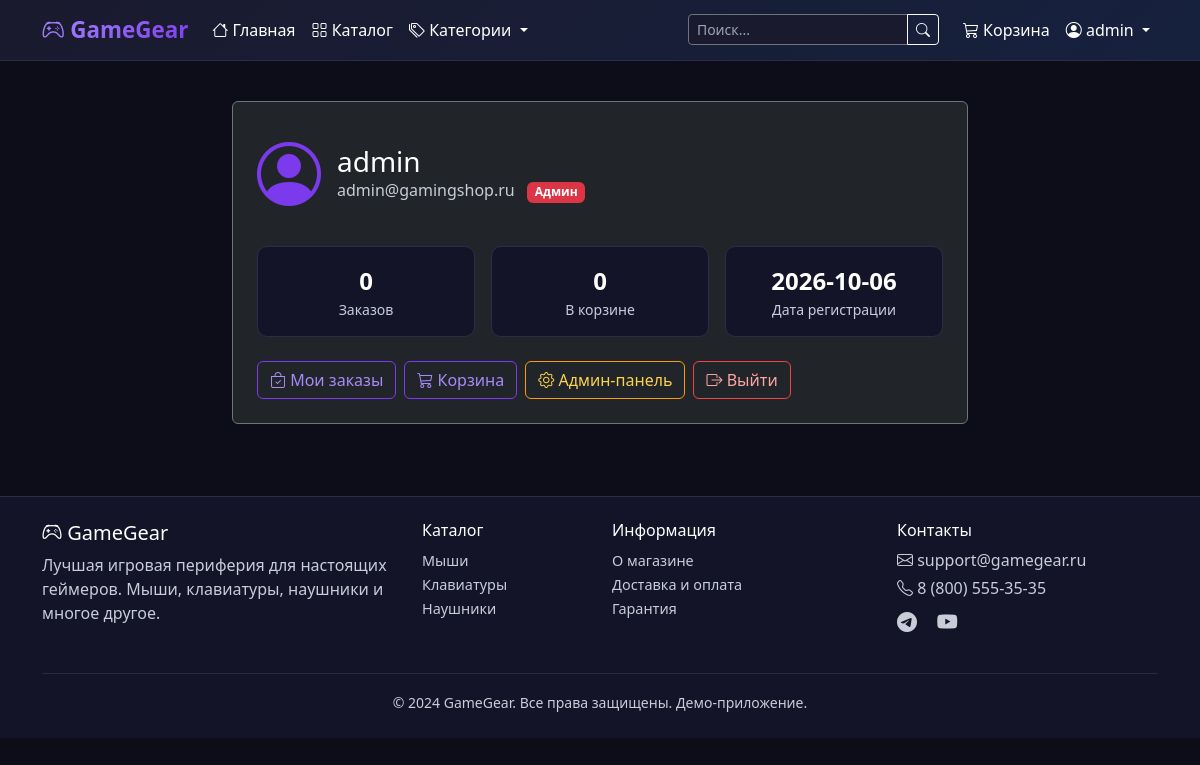
Screenshot of /profile (signed in) with the database file from the repository.
### tables this page shows
CREATE TABLE users (
    id INTEGER PRIMARY KEY AUTOINCREMENT,
    username TEXT UNIQUE NOT NULL,
    email TEXT UNIQUE NOT NULL,
    password_hash TEXT NOT NULL,
    is_admin INTEGER DEFAULT 0,
    is_active INTEGER DEFAULT 1,
    failed_logins INTEGER DEFAULT 0,
    locked_until TIMESTAMP,
    created_at TIMESTAMP DEFAULT CURRENT_TIMESTAMP
);

### routes/cart.py (the view)
@cart_bp.route('/profile')
@login_required
def profile():
    conn = get_db()
    user = conn.execute('SELECT * FROM users WHERE id = ?', (current_user.id,)).fetchone()
    order_count = conn.execute(
        'SELECT COUNT(*) FROM orders WHERE user_id = ?', (current_user.id,),
    ).fetchone()[0]
    cart_count = conn.execute(
        'SELECT COUNT(*) FROM cart WHERE user_id = ?', (current_user.id,),
    ).fetchone()[0]
    conn.close()
    return render_template('profile.html', user=user, order_count=order_count, cart_count=cart_count)

### database.py (called while the page is built)
def get_db():
    conn = sqlite3.connect(Config.DATABASE)
    conn.row_factory = sqlite3.Row
    conn.execute('PRAGMA foreign_keys = ON')
    return conn

### models.py (called while the page is built)
@login_manager.user_loader
def load_user(user_id):
    conn = get_db()
    user = conn.execute('SELECT * FROM users WHERE id = ?', (user_id,)).fetchone()
    conn.close()
    if user and user['is_active']:
        return User(
            user['id'], user['username'], user['email'],
            user['is_admin'], user['is_active'],
        )
    return None

    @property
    def is_active(self):
        return bool(self._is_active)

### templates/profile.html (shortened to what this page needs)
{% extends "base.html" %}
{% block content %}
<div class="container py-4">
    <div class="row justify-content-center">
        <div class="col-lg-8">
            <div class="card bg-dark border-secondary">
                <div class="card-body p-4">
                    <div class="d-flex align-items-center mb-4">
                        <div class="profile-avatar me-3">
                            <i class="bi bi-person-circle"></i>
                        </div>
                        <div>
                            <h3 class="mb-0">{{ user.username }}</h3>
                            <span class="text-muted">{{ user.email }}</span>
                            {% if user.is_admin %}
                            <span class="badge bg-danger ms-2">Админ</span>
                            {% endif %}
                        </div>
                    </div>
                    <div class="row g-3 mb-4">
                        <div class="col-md-4">
                            <div class="stat-box text-center">
                                <div class="stat-num">{{ order_count }}</div>
                                <div class="text-muted small">Заказов</div>
                            </div>
                        </div>
                        <div class="col-md-4">
                            <div class="stat-box text-center">
                                <div class="stat-num">{{ cart_count }}</div>
                                <div class="text-muted small">В корзине</div>
                            </div>
                        </div>
                        <div class="col-md-4">
                            <div class="stat-box text-center">
                                <div class="stat-num">{{ user.created_at[:10] }}</div>
                                <div class="text-muted small">Дата регистрации</div>
                            </div>
                        </div>
                    </div>
                    <div class="d-flex gap-2 flex-wrap">
                        <a href="{{ url_for('cart.orders') }}" class="btn btn-outline-primary">
                            <i class="bi bi-bag-check"></i> Мои заказы
                        </a>
                        <a href="{{ url_for('cart.cart') }}" class="btn btn-outline-primary">
                            <i class="bi bi-cart3"></i> Корзина
                        </a>
                        {% if user.is_admin %}
                        <a href="{{ url_for('admin.admin') }}" class="btn btn-outline-warning">
                            <i class="bi bi-gear"></i> Админ-панель
                        </a>
                        {% endif %}
                        <a href="{{ url_for('auth.logout') }}" class="btn btn-outline-danger">
                            <i class="bi bi-box-arrow-right"></i> Выйти
                        </a>
                    </div>
                </div>
            </div>
        </div>
    </div>
</div>
{% endblock %}

### templates/base.html (shortened to what this page needs)
<!DOCTYPE html>
<html lang="ru">
<head>
    <link href="https://cdn.jsdelivr.net/npm/bootstrap@5.3.3/dist/css/bootstrap.min.css" rel="stylesheet">
    <link href="https://cdn.jsdelivr.net/npm/bootstrap-icons@1.11.3/font/bootstrap-icons.min.css" rel="stylesheet">
    <link href="{{ url_for('static', filename='css/style.css') }}" rel="stylesheet">
</head>
<body>
    <nav class="navbar navbar-expand-lg navbar-dark sticky-top">
        <div class="container">
            <a class="navbar-brand fw-bold" href="{{ url_for('main.index') }}">
                <i class="bi bi-controller"></i> GameGear
            </a>
            <div class="collapse navbar-collapse" id="navbarNav">
                <ul class="navbar-nav me-auto">
                    <li class="nav-item">
                        <a class="nav-link" href="{{ url_for('main.index') }}"><i class="bi bi-house"></i> Главная</a>
                    </li>
                    <li class="nav-item">
                        <a class="nav-link" href="{{ url_for('main.catalog') }}"><i class="bi bi-grid"></i> Каталог</a>
                    </li>
                    <li class="nav-item dropdown">
                        <a class="nav-link dropdown-toggle" href="#" data-bs-toggle="dropdown">
                            <i class="bi bi-tags"></i> Категории
                        </a>
                    </li>
                </ul>
                <form class="d-flex me-3" action="{{ url_for('main.catalog') }}" method="get">
                    <div class="input-group">
                        <input class="form-control form-control-sm bg-dark text-white border-secondary"
                               type="search" name="q" placeholder="Поиск..." value="{{ search or '' }}">
                        <button class="btn btn-outline-light btn-sm" type="submit"><i class="bi bi-search"></i></button>
                    </div>
                </form>
                <ul class="navbar-nav">
                    {% if current_user.is_authenticated %}
                        <li class="nav-item">
                            <a class="nav-link position-relative" href="{{ url_for('cart.cart') }}">
                                <i class="bi bi-cart3"></i> Корзина
                            </a>
                        </li>
                        <li class="nav-item dropdown">
                            <a class="nav-link dropdown-toggle" href="#" data-bs-toggle="dropdown">
                                <i class="bi bi-person-circle"></i> {{ current_user.username }}
                            </a>
                        </li>
                    {% endif %}
                </ul>
            </div>
        </div>
    </nav>
    {% block content %}{% endblock %}
    <footer class="footer mt-5 py-4">
        <div class="container">
            <div class="row">
                <div class="col-md-4 mb-3">
                    <h5><i class="bi bi-controller"></i> GameGear</h5>
                    <p class="text-muted">Лучшая игровая периферия для настоящих геймеров. Мыши, клавиатуры, наушники и многое другое.</p>
                </div>
                <div class="col-md-2 mb-3">
                    <h6>Каталог</h6>
                    <ul class="list-unstyled">
                        <li><a href="{{ url_for('main.catalog', category='mice') }}">Мыши</a></li>
                        <li><a href="{{ url_for('main.catalog', category='keyboards') }}">Клавиатуры</a></li>
                        <li><a href="{{ url_for('main.catalog', category='headsets') }}">Наушники</a></li>
                    </ul>
                </div>
                <div class="col-md-3 mb-3">
                    <h6>Информация</h6>
                    <ul class="list-unstyled">
                        <li><a href="#">О магазине</a></li>
                        <li><a href="#">Доставка и оплата</a></li>
                        <li><a href="#">Гарантия</a></li>
                    </ul>
                </div>
                <div class="col-md-3 mb-3">
                    <h6>Контакты</h6>
                    <p class="text-muted mb-1"><i class="bi bi-envelope"></i> support@gamegear.ru</p>
                    <p class="text-muted mb-1"><i class="bi bi-telephone"></i> 8 (800) 555-35-35</p>
                    <div class="mt-2">
                        <a href="#" class="text-muted me-2"><i class="bi bi-telegram fs-5"></i></a>
                        <a href="#" class="text-muted"><i class="bi bi-youtube fs-5"></i></a>
                    </div>
                </div>
            </div>
            <hr class="border-secondary">
            <div class="text-center text-muted">
                <small>&copy; 2024 GameGear. Все права защищены. Демо-приложение.</small>
            </div>
        </div>
    </footer>
</body>
</html>

### static/css/style.css (style rules this page uses)
:root { --bg-primary: #0d0d1a; --bg-secondary: #141428; --bg-card: #1a1a2e; --bg-hover: #222240; --accent: #7c3aed; --accent-hover: #6d28d9; --accent-light: #a78bfa; --text-primary: #ffffff; --text-muted: #c8cdd8; --border: #2d2d4a; --success: #10b981; --danger: #ef4444; --warning: #f59e0b; }
* { box-sizing: border-box; }
body { background: var(--bg-primary); color: #ffffff !important; font-family: 'Segoe UI', system-ui, -apple-system, sans-serif; min-height: 100vh; display: flex; flex-direction: column; }
h1, h2, h3, h4, h5, h6, p, span, label, td, th, li, a, .form-label, .form-check-label, .breadcrumb-item, .breadcrumb-item.active, .card-title, .card-body, .list-group-item, .dropdown-item, .navbar-nav .nav-link, .text-muted { color: #ffffff !important; }
.text-muted, .text-white-50 { color: #c8cdd8 !important; }
a { color: #c4b5fd !important; }
.navbar { background: linear-gradient(135deg, #1a1a2e 0%, #16213e 100%) !important; border-bottom: 1px solid var(--border); backdrop-filter: blur(10px); }
.navbar-brand { font-size: 1.4rem; background: linear-gradient(135deg, #a78bfa, #7c3aed); -webkit-background-clip: text; -webkit-text-fill-color: transparent; background-clip: text; }
.nav-link { color: #ffffff !important; transition: color 0.2s; }
.profile-avatar { font-size: 4rem; color: var(--accent); }
.stat-box { background: var(--bg-secondary); border: 1px solid var(--border); border-radius: 10px; padding: 1rem; color: #ffffff !important; }
.stat-num { font-size: 1.5rem; font-weight: 700; color: #ffffff !important; }
.footer { background: var(--bg-secondary); border-top: 1px solid var(--border); margin-top: auto; color: #ffffff !important; }
.footer a { color: #c8cdd8 !important; text-decoration: none; font-size: 0.9rem; }
.footer h5, .footer h6 { color: #ffffff !important; }
.btn-outline-primary { color: var(--accent-light) !important; border-color: var(--accent) !important; }
.btn-outline-danger { color: #fca5a5 !important; border-color: #ef4444 !important; }
.btn-outline-warning { color: #fcd34d !important; border-color: #f59e0b !important; }
.form-control, .form-select { color: #ffffff !important; background-color: #1a1a2e !important; }
.form-control::placeholder { color: #9ca3af !important; }

### rows the page displays
users: username "admin", email "admin@gamingshop.ru", created_at "2026-10-06"

### other values shown
{{ order_count }} "0"
{{ cart_count }} "0"
